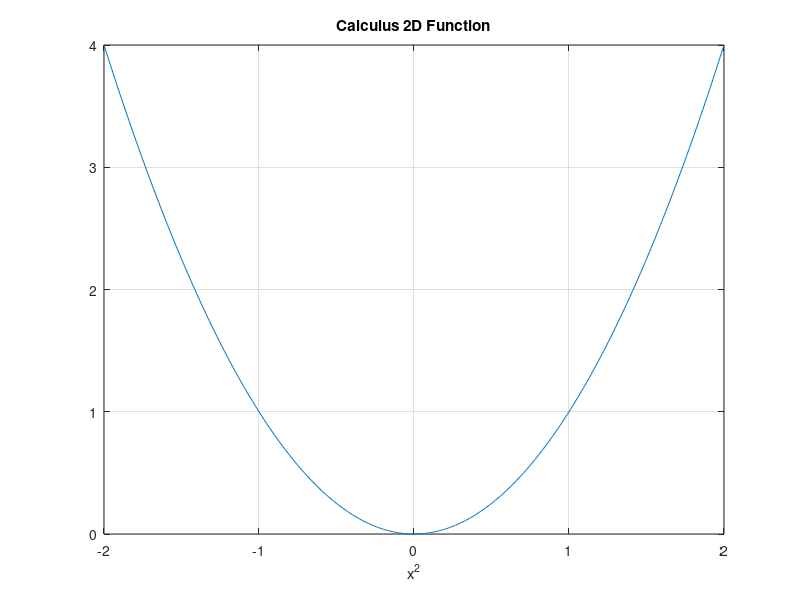
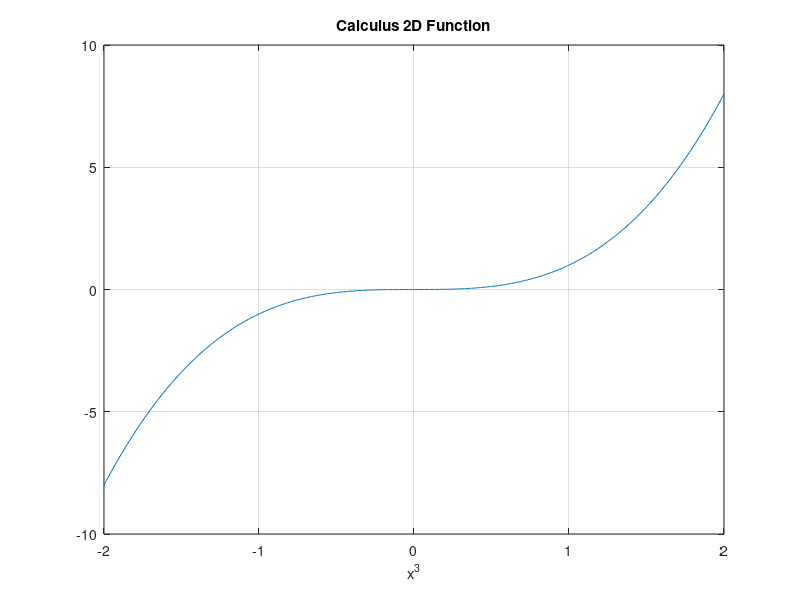
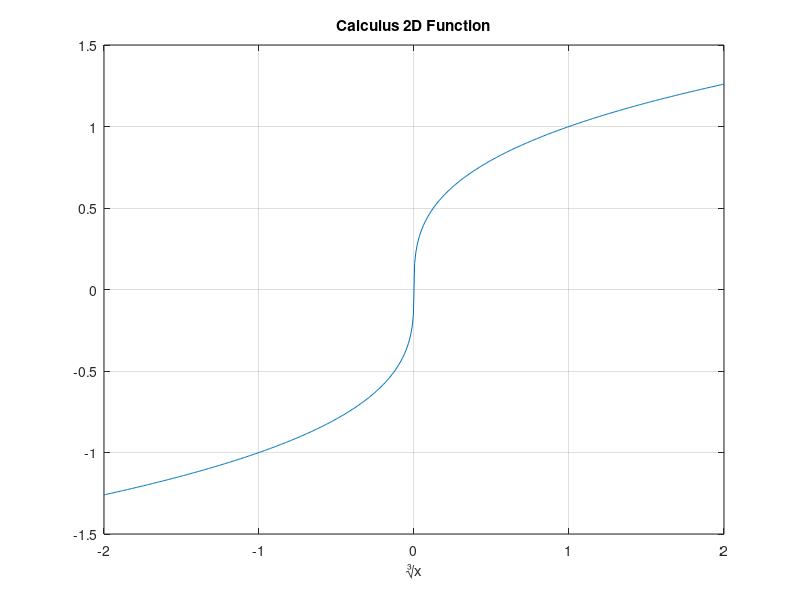

The MATLAB script that drew these images, in order:
figure (1);
x=linspace(-2, 2, 500);
y=x.^2;
plot(x,y)
grid on
title("Calculus 2D Function")
xlabel('x^2')
ylabel('')

figure (2);
%x=linspace(-2, 2, 500);
y=x.^3;
plot(x,y)
grid on
title("Calculus 2D Function")
xlabel('x^3')
ylabel('')

figure (3);
%x=linspace(-2, 2, 500);
y=cbrt(x);
plot(x,y)
grid on
title("Calculus 2D Function")
xlabel('∛x')
ylabel('')
